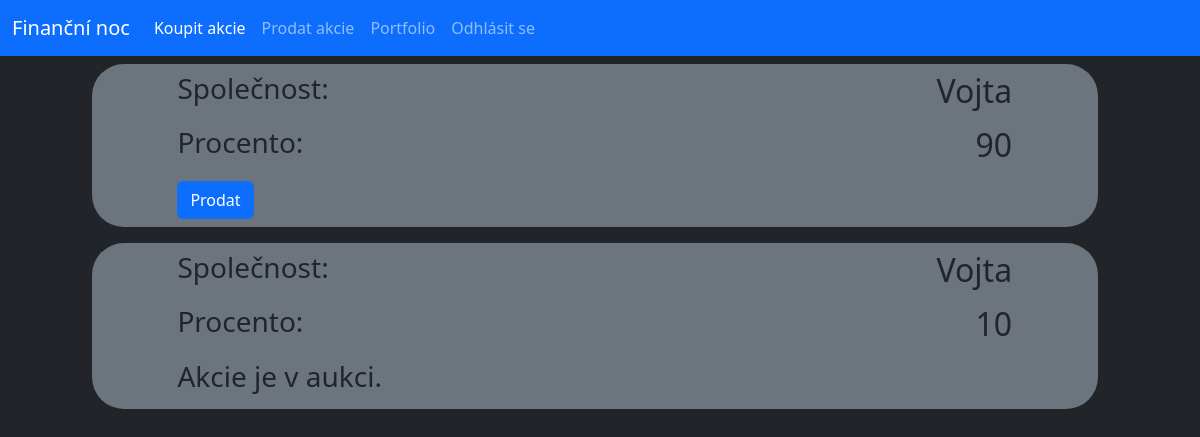
Page /sell (signed in) on the earlier database version.
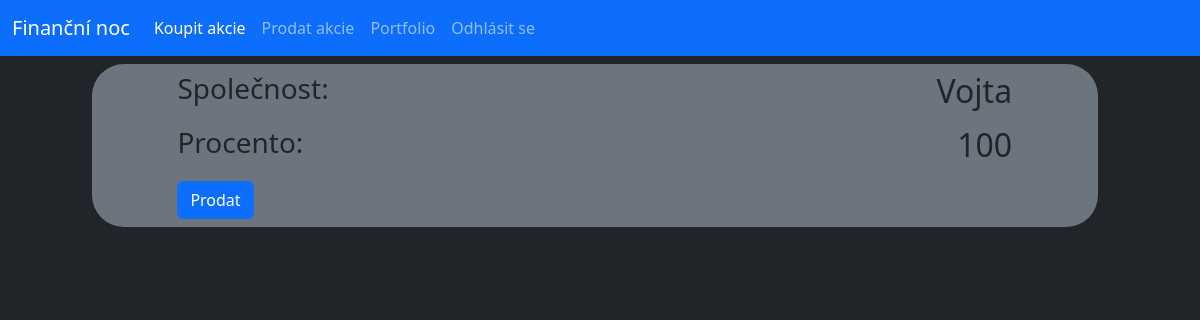
Same page on the later database version.
### database.py (models this page shows, shortened)
class Stock(db.Model):
    _id = db.Column("id", db.Integer, primary_key=True)
    owner = db.Column(db.String(40))
    name = db.Column(db.String(40))
    percentage = db.Column(db.Integer)
    isSelling = db.Column(db.Boolean)

### router.py (the view, shortened to what this page needs)
@app.route("/sell", methods=["GET"])
@app.route("/sell/<stock_id>", methods=["GET", "POST"])
def sellStock(stock_id=-1):
    if not "user" in session:
        return redirect(url_for("login"))
    if (request.method == "GET") and (int(stock_id) < 0):
        stocks = Stock.query.filter_by(owner=session["user"]).all()
        return render_template("sell.html", stocks=stocks, logged=True)

### templates/sell.html
{% extends "main.html" %}
{% block content %}
    {% for stock in stocks%}
    <div class="row py-2">
        <div class="col-offset-1 col-11">
            <div class="conteiner offset-1 bg-secondary rounded-5">
                <div class="row py-2">
                    <div class="col-4 offset-1"><h3>Společnost:</h3></div>
                    <div class="col-6"><h2 class="text-end">{{stock.name}}</h2></div>
                </div>
                <div class="row">
                    <div class="col-4 offset-1"><h3>Procento:</h3></div>
                    <div class="col-6"><h2 class="text-end">{{stock.percentage}}</h2></div>
                </div>
                <div class="row py-2">
                    <div class="col-4 offset-1">
                {% if not stock.isSelling %}
                        <button onclick="location.href = '/sell/{{stock._id}}';" class="btn btn-primary">Prodat</button>
                {% else %}
                        <h3>Akcie je v aukci.</h3>
                {% endif %}
                    </div>
                </div>
            </div>
        </div>
    </div>
    {% endfor %}
{% endblock%}

### templates/main.html (shortened to what this page needs)
<!doctype html>
<html lang="en">
  <head>
    <link href="https://cdn.jsdelivr.net/npm/bootstrap@5.3.3/dist/css/bootstrap.min.css" rel="stylesheet">
  </head>
  <body class="bg-dark">
    <nav class="navbar navbar-expand-lg bg-primary navbar-dark">
        <div class="container-fluid">
          <a class="navbar-brand" href="/">Finanční noc</a>
          <div class="collapse navbar-collapse" id="navbarNav">
            <ul class="navbar-nav">
                <li class="nav-item">
                    <a class="nav-link active" aria-current="page" href="/buy">Koupit akcie</a>
                </li>
                <li class="nav-item">
                    <a class="nav-link" href="/sell">Prodat akcie</a>
                </li>
                <li class="nav-item">
                    <a class="nav-link" href="/user">Portfolio</a>
                </li>
                {% if logged %}
                <li class="nav-item">
                  <a class="nav-link" href="/logout">Odhlásit se</a>
                {% else %}
                <li class="nav-item">
                  <a class="nav-link" href="/login">Přihlásit se</a>
                {%endif%}
              </li>
            </ul>
          </div>
        </div>
      </nav>
      {% block content %} {% endblock%}
  </body>
</html>

Differences in the rows shown:
removed Stock: name "Vojta", percentage "10", isSelling "Akcie je v aukci."
changed Stock "Vojta": percentage "90" → "100"
